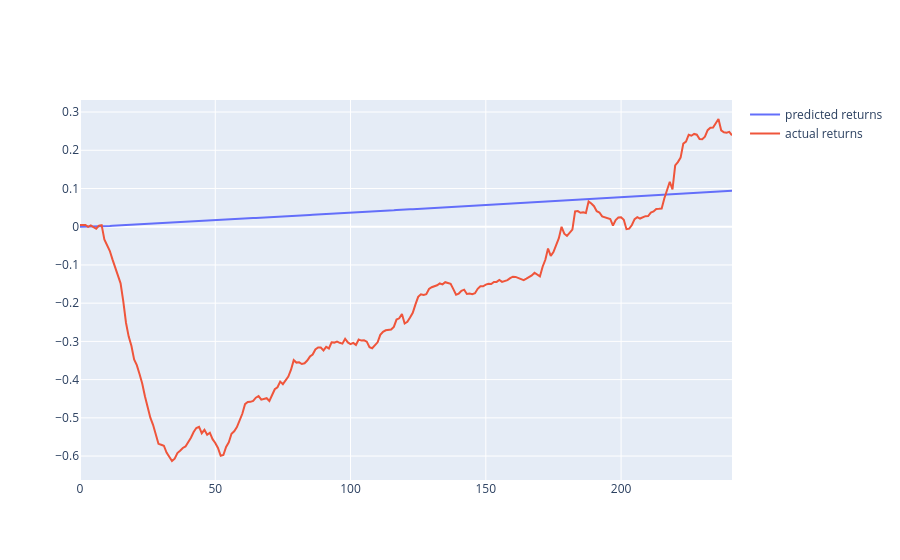

Notebook cell for this chart:
### Markdown cell above
Plot estimated (cumulative) returns (from previous block) with actual returns (from testing set)

### Code cell
cum_pred_returns = np.cumprod(1 + pred_returns) - 1
cum_returns_test = np.cumprod(1 + returns_testing) - 1

fig = go.Figure()
L = list(range(len(returns_testing)))
fig.add_trace(go.Scatter(x=L, y=cum_pred_returns, name="predicted returns"))
fig.add_trace(go.Scatter(x=L, y=cum_returns_test, name="actual returns"))

fig.show()

### Figure 1 — Plotly figure (JSON) as saved in the notebook; plotly's stock layout.template omitted (floating-point values rounded to 4 significant figures; data arrays with more than 128 entries replaced by an {"elided": "..."} marker saying what was removed)
{"data": [{"name": "predicted returns", "type": "scatter", "x": {"elided": "242 int values"}, "y": {"elided": "2178 float values"}}, {"name": "actual returns", "type": "scatter", "x": {"elided": "242 int values"}, "y": {"elided": "2178 float values"}}], "layout": {}}
